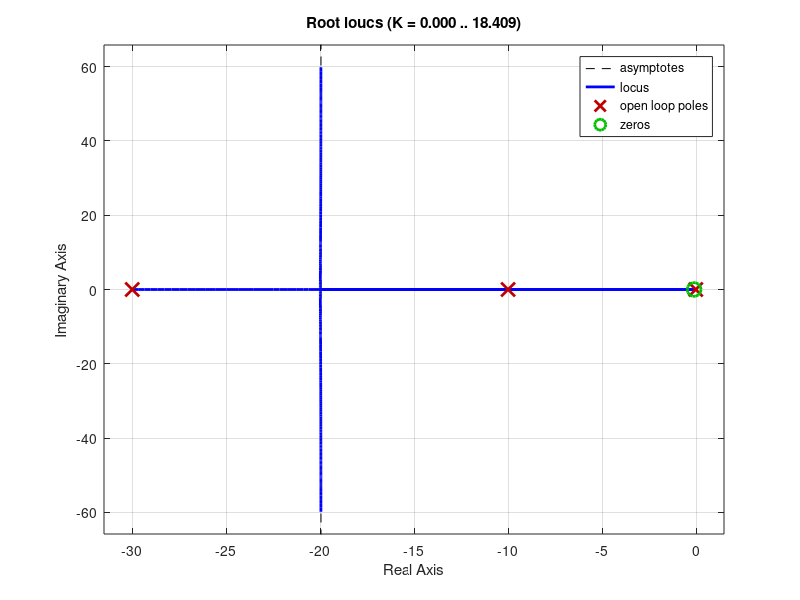

Write MATLAB code to recreate this figure.
G=zpk([],[-10 -30],200)

[num den]=tfdata(minreal(G/(1+G)), 'v')
pd1=roots(den)
Kp=0.15

pd1=pd1(1);
a1=angle(pd1-(-10))*180/pi
a2=angle(pd1-(-0.01))*180/pi
a3=angle(pd1-(-30))*180/pi

az=a1+a2+a3-180

z=-(20-10/tan((180-az)*pi/180))

Gc=zpk(-0.1,-0.01,1)
rlocus(G*Gc)
